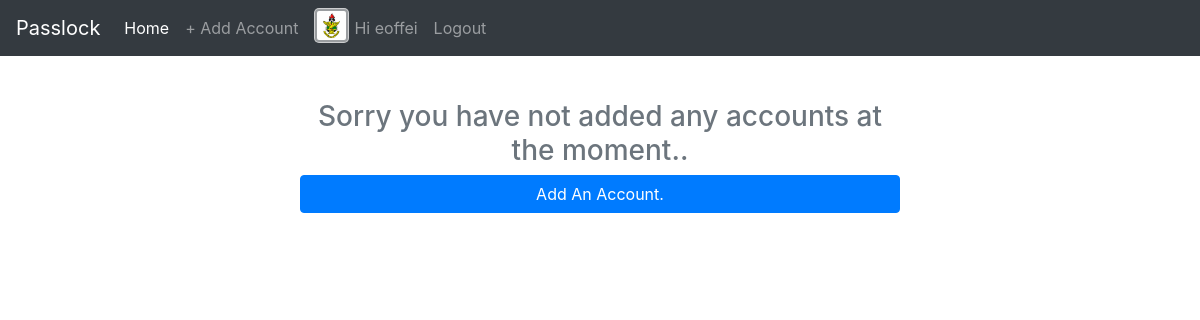
Page /home/ (signed in) on the earlier database version.
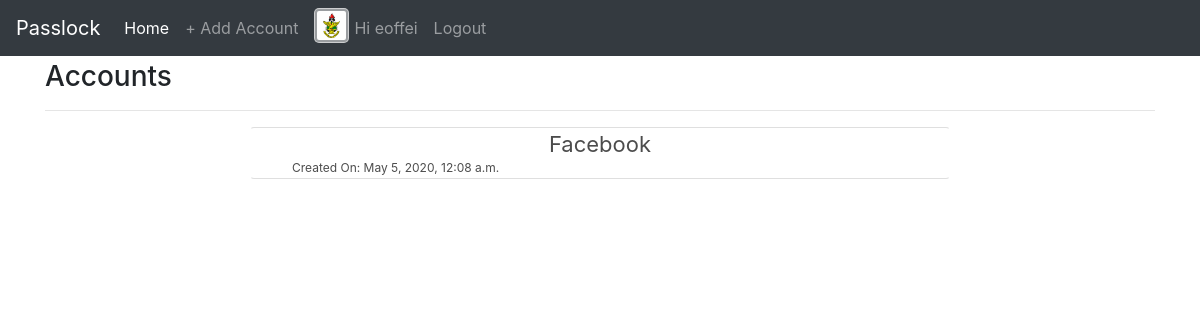
Same page on the later database version.
### home/models.py (models this page shows, shortened)
class Account(models.Model):
	user = models.ForeignKey(User,on_delete=models.CASCADE)
	account_name = models.CharField(max_length = 100)
	date_created = models.DateTimeField(default = timezone.now)
	date_modified = models.DateTimeField(default = timezone.now)

### home/views.py (the view)
# urls.py: path('home/',home_views.LandingView.as_view(),name = 'home'),
class LandingView(LoginRequiredMixin,generic.ListView):
    model = Account
    template_name = 'home/index.html'
    context_object_name = 'accounts'
    def get_queryset(self,*args,**kwargs):
        queryset = Account.objects.filter(user = self.request.user)
        return queryset

### home/templates/home/index.html (shortened to what this page needs)
{% extends 'home/base.html' %}
{% load static %}
{% block content %}
    <div class="container" style="margin-top:60px;">
        {% if accounts %}
           <h3>Accounts</h3><hr/>
                {% for account in accounts %}
                    <div class="card ac" style="max-width:700px;overflow:hidden;flex-direction:row;margin:5px auto">
                       <a href="{% url 'passlock:account_edit' account.pk %}">
                       </a>
                        <a href="{% url 'passlock:account_detail' account.pk %}" class=" ac_name">
                            {{ account.account_name }}
                            <span>Created On: {{ account.date_created }}</span>
                        </a>
                    </div>
                {% endfor %}
        {% else %}
           <div style="max-width:600px;margin:100px auto auto auto;">
             <h3 class="text-center mt-5 text-muted">Sorry you have not added any accounts at the moment..</h3>
             <a href="{% url 'passlock:account_create' %}" class = 'btn btn-primary btn-block'>Add An Account.</a>
            </div>
        {% endif %}
    </div>
{% endblock %}

Differences in the rows shown:
added Account: account_name "Facebook", date_created "May 5, 2020, 12:08 a.m."
Other differences:
text no longer shown: "Sorry you have not added any accounts at the moment.. Add An Account."
text now shown: "Accounts"
